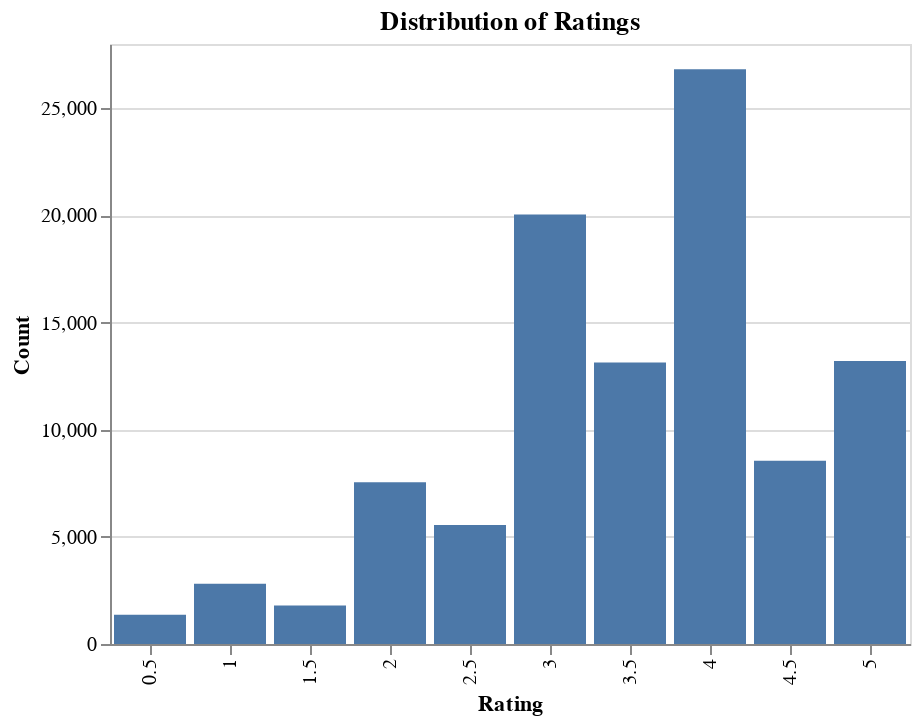

Here is the notebook cell this chart was saved with:
### Code cell
sampled_ratings = ratings.sample(n=5000) 

aggregated_data = ratings['rating'].value_counts().reset_index()
aggregated_data.columns = ['Rating', 'Count']


chart = alt.Chart(aggregated_data).mark_bar().encode(
    alt.X('Rating:O', title='Rating'),
    alt.Y('Count:Q', title='Count'),
).properties(
    width=400,
    height=300,
    title='Distribution of Ratings'
)

chart

### Figure 1 — Vega-Lite specification as saved in the notebook (floating-point values rounded to 4 significant figures)
{"config": {"view": {"continuousWidth": 400, "continuousHeight": 300}}, "data": {"name": "data-68f9581c30450f442c1c022c9af14de4"}, "mark": "bar", "encoding": {"x": {"field": "Rating", "title": "Rating", "type": "ordinal"}, "y": {"field": "Count", "title": "Count", "type": "quantitative"}}, "height": 300, "title": "Distribution of Ratings", "width": 400, "$schema": "https://vega.github.io/schema/vega-lite/v4.17.0.json", "datasets": {"data-68f9581c30450f442c1c022c9af14de4": [{"Rating": 4.0, "Count": 26818}, {"Rating": 3.0, "Count": 20047}, {"Rating": 5.0, "Count": 13211}, {"Rating": 3.5, "Count": 13136}, {"Rating": 4.5, "Count": 8551}, {"Rating": 2.0, "Count": 7551}, {"Rating": 2.5, "Count": 5550}, {"Rating": 1.0, "Count": 2811}, {"Rating": 1.5, "Count": 1791}, {"Rating": 0.5, "Count": 1370}]}}
